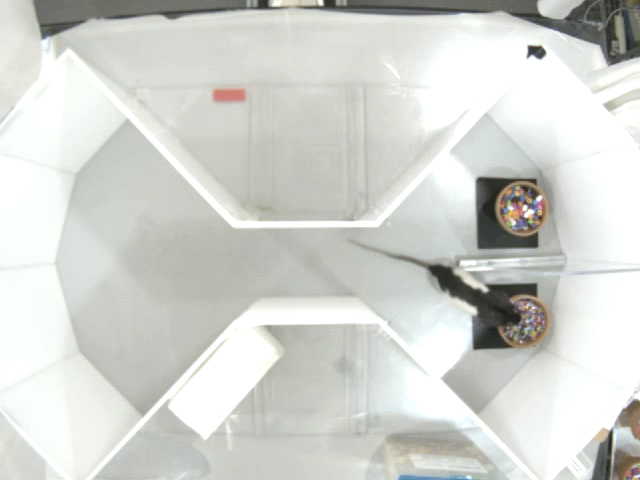
%> input picture DifferenceImgs/image_0033.jpg, 640 x 480 px; its folder holds 4 pictures in this run
$ octave main.m   (GNU Octave 9; MATLAB toolbox functions it lacks are replaced by stand-ins)
%> lines starting %> are read from the running program, lines starting %| are printed output that depends on the picture; in (x1, y1, x2, y2) boxes, pixels count from 0 and x2, y2 are one past the last pixel; in counts of white or black regions, pixels touching at a corner belong together; the program's own positions count from 1
### differenceTracker.m
%Written/debugged by John when locating Rats by neural net was made
%impossible by Oscar limitations
%~3 hours

%%paired w frame_compare
%will take an input of a file path full of image files in sequence
%returns a table of xy values for each file
function [outputTable]= differenceTracker(path,checkInterval)
%> called with path = 'DifferenceImgs', checkInterval = 2

%path= 'C:\Users\jmara\OneDrive\Desktop\Rat video series\DifferenceTrain'
%%%%path='/Users/johnmaragakis/Documents/GitHub/Rat_Recognition/DifferenceImgs';

    %makes a list of all files in the input directory
    loc= path;
    files= dir(loc);
    list= {files.name};

    %pulls in first image and initializes output lists
    img1= imread(fullfile(loc,list{1,3}));
%> img1 is the input picture: size 480x640x3 uint8; mean R, G, B 210.4, 212.6, 207.5
    imgList=[]; %maybe change to zeros() to preallocate later on
    xlist=[];
    ylist=[];

    %initializes first position to center of screen
    x_last=320;
    y_last=240;

    figure;

    %iterates through all files in the directory folder
    for i= 3:checkInterval:size(list,2)-1
    %for i= 3:14

    %     img1=imread(fullfile(path,"image_0001.jpg"));
    %     img2=imread(fullfile(path,"image_0002.jpg"));

        %loads 2 adjacent images
            img1=imread(fullfile(path,list{1,i}));
            img2=imread(fullfile(path,list{1,i+1}));
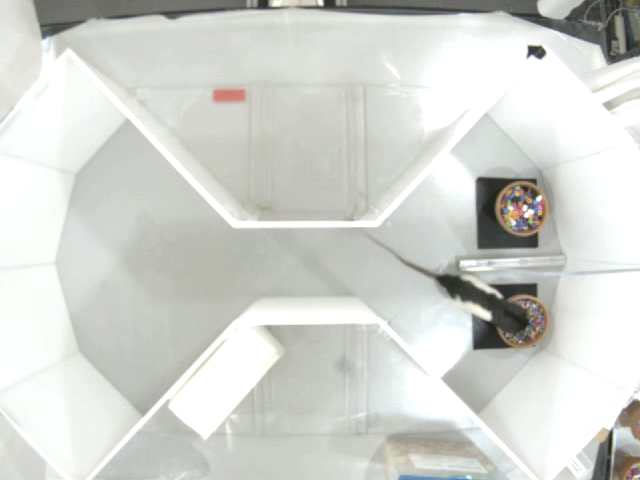
%> input picture DifferenceImgs/image_0073.jpg, 640 x 480 px
%> img2 is the input picture: size 480x640x3 uint8; mean R, G, B 210.7, 212.9, 207.9
    % For testing 2 frame compare methods
    % compare is weighted by amount of change, compare_test is not weighted
    %         [p r q]= frame_compare(img1,img2);
    %         [x y z]= frame_compare_test(img1,img2);
    %
    %         figure
    %         subplot(1,2,1)
    %         imshow(q);
    %         subplot(1,2,2)
    %         imshow(z);
    %

        %runs the frame compare function
        %outputs new xpos, ypos, and the marked image
            [x y z]=frame_compare(img1,img2);
%> in frame_compare, `c= a-b;`:
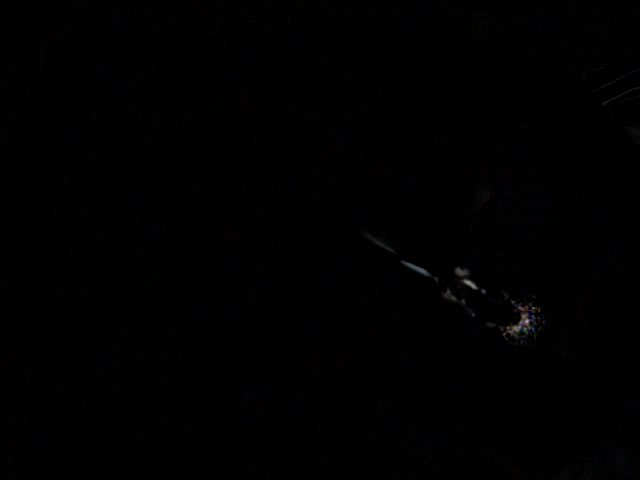
%> c: size 480x640x3 uint8; mean R, G, B 0.7, 0.7, 0.8
%> after the loop in frame_compare, `for pixelx=1: size(difArray,2)`: weightTot = 136466; xavg = 66565707; yavg = 41247578
%> in frame_compare, `xavg=round(xavg/weightTot);`: xavg = 488
%> in frame_compare, `yavg=round(yavg/weightTot);`: yavg = 302
%> in frame_compare, `pos= [xavg yavg];`: pos = [488 302]
%> in frame_compare, `markedImg= insertMarker(b,pos,'plus');`: markedImg: size 480x640x3 uint8; under 0.01% of pixels changed, all inside (x1, y1, x2, y2) = (484, 298, 491, 305)
%> x = 488; y = 302

            %adds the new image to the list
            imgList=[imgList;list{1,i+1}];

            %adds new x and y pos to list and shows image
            if x~=0
                xlist= [xlist;x];
%> xlist = 488
                ylist= [ylist;y];
%> ylist = 302
                x_last=x;
%> x_last = 488
                y_last=y;
%> y_last = 302
                imshow(z,'InitialMagnification',8000);
            else %if no motion detected, x and y stay the same and are added
                temp_loc= [x_last y_last];
                imshow(insertMarker(z,temp_loc,'plus'),'InitialMagnification',8000);
                xlist=[xlist;x_last];
                ylist=[ylist;y_last];
            end


           % pause(0.0001);
    end
%> pass 2 of the loop in differenceTracker, `for i= 3:checkInterval:size(list,2)-1`:
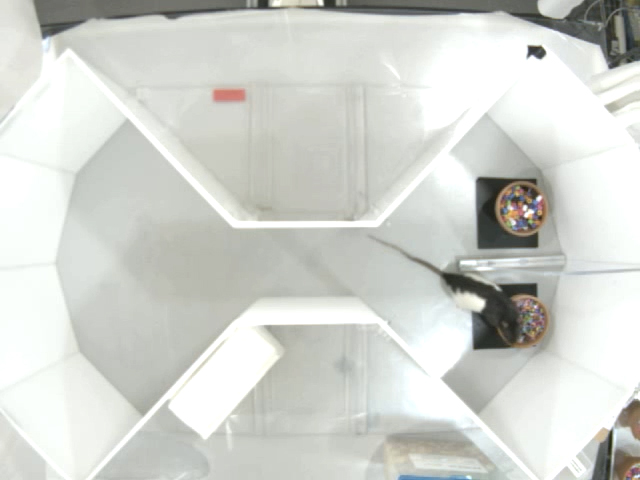
%> input picture DifferenceImgs/image_0147.jpg, 640 x 480 px
%> in differenceTracker, img1 is the input picture: size 480x640x3 uint8; mean R, G, B 209.7, 212.1, 206.8
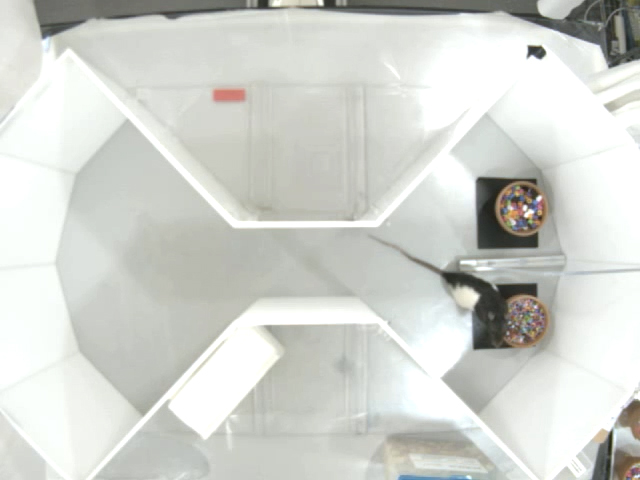
%> input picture DifferenceImgs/image_0184.jpg, 640 x 480 px
%> in differenceTracker, img2 is the input picture: size 480x640x3 uint8; mean R, G, B 209.9, 212.2, 206.9
%> in frame_compare (call 2), `c= a-b;`:
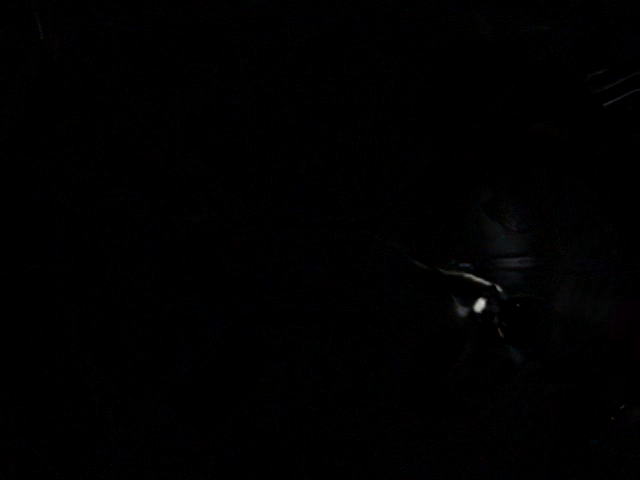
%> c: size 480x640x3 uint8; mean R, G, B 0.8, 0.8, 1
%> after the loop in frame_compare (call 2), `for pixelx=1: size(difArray,2)`: weightTot = 91800; xavg = 44164856; yavg = 26919103
%> in frame_compare (call 2), `xavg=round(xavg/weightTot);`: xavg = 481
%> in frame_compare (call 2), `yavg=round(yavg/weightTot);`: yavg = 293
%> pos = [481 293]
%> markedImg: size 480x640x3 uint8; under 0.01% of pixels changed, all inside (x1, y1, x2, y2) = (477, 289, 484, 296)
%> in differenceTracker, `[x y z]=frame_compare(img1,img2);`: x = 481; y = 293
%> xlist = [488; 481]
%> ylist = [302; 293]
%> x_last = 481
%> y_last = 293


    %%This is a test for checking a smaller box for differences once
    %%original position is found
% [20 lines of commented-out code are left out]

    outputTable= table(imgList,xlist,ylist);
%> outputTable = 2 items; xlist and ylist: 488 302, 481 293
end

### frame_compare.m
%Written by John as a function of differenceTracker (~4 hours)
%%% Paired w differenceTracker

function [xavg,yavg,markedImg] = frame_compare(frame1,frame2)
    %FRAME_COMPARE Summary of this function goes here
    %   Returns weighted center position of all movement in an image as
    %   well as the second image with a marker placed
    % If change is not enough to trigger a position: [0 0 unmarkedImg] is
    % returned

    %sets sensitivity to trigger location change
    sens_coef=1.1; %alter this only
    sensitivity= sens_coef*10000000;

    x_out=0;
    y_out=0;
    %markedImg=0;

    a=frame1;
    b=frame2;

    % [12 lines of commented-out code are left out]
    c= a-b;

%     subplot(2,2,3)
%     imshow(c);
    xavg=0;
    yavg=0;

    %creates a 2d array(difArray) that sums each pixel's differences across all 3
    %channels
    a(1,1,1);
    difArray= zeros(size(a,1),size(a,2));
    totPixelDif=0;
    numNonZpixels=0;
    for pixelx=1: size(a,2)
        for pixely=1:size(a,1)
            for pixelrgb=1:3
                chanPixelDif= c(pixely,pixelx,pixelrgb);
                totPixelDif= totPixelDif+ chanPixelDif;
            end
            if totPixelDif>100
                difArray(pixely,pixelx)=totPixelDif;
            end
            totPixelDif=0;
        end
    end

%     subplot(2,2,4)
    %imshow(difArray);

    %calculates rat location by taking the weighted average of all pixel
    %locations with differences
    weightTot=0;
    for pixelx=1: size(difArray,2)
        for pixely=1:size(difArray,1)

            xavg= xavg + (difArray(pixely,pixelx)*pixelx);
            yavg= yavg +(difArray(pixely,pixelx)*pixely);

            weightTot= weightTot + difArray(pixely,pixelx);

        end
    end

    %determines if enough difference was detected in the entire image to
    %justify a position update (determined by sensitivity)
    if xavg>sensitivity
        xavg=round(xavg/weightTot);
        yavg=round(yavg/weightTot);
        pos= [xavg yavg];
    else %returns 0 0 if change is below threshold
        xavg=0;
        yavg=0;
        pos=[xavg yavg];
    end

    %loads images with their markers
    if pos(1)>0 && pos(1)<640 && pos(2)>0 && pos(2)<480
        dot= insertMarker(difArray,pos,'plus');
        markedImg= insertMarker(b,pos,'plus');
    else
        dot= difArray;
        markedImg=b;
    end

    %imshow(dot)
    %figure
    %imshow(markedImg);

end

### distance_traveled_version2.m
%Written by Rayna
%Debugged by John ~1 hour
function [total_distance] = distance_traveled_version2(table_x, start, finish, outputPlot)
    working_table = table_x; %use output from John's movement tracker
    total_distance = 0;
    if finish > size(working_table,1)-1
        finish = size(working_table,1)-1; %makes sure that it's not trying to read off the end of the table
    end
    for i = start:finish
        x1 = working_table{i,2}; %taking the value from the xlist column of the table
        y1 = working_table{i,3}; %taking the value from the ylist column of the table
        x2 = working_table{(i+1),2};
        y2 = working_table{(i+1),3};

        distance = sqrt((x2 - x1)^2 + (y2 - y1)^2);
        total_distance = total_distance + distance;

    end
     x = working_table{:,2};
     y = working_table{:,3};
     if outputPlot==true
         figure
         plot(x,y) %plot of where the rat was over the course of the frames
     end
    total_distance; %displays the total distance the rat moved over the course of the frames you selected
end

### freezing.m

%Written by Maya
%Debugged by John ~1 hour

function freeze_plot = freezing(table)

%%takes a table of rat position data and outputs a plot with the amount
%%of freezing in each minute of the video

%diff of frames to check distance
frame_diff = 5;
%array to represent all time points with freezing t/f
freezing_times = zeros(1, height(table));
%threshold of distance to count as freezing t/f
threshold = 10;

length = height(table);

%loop through entire table every frame diff
for ii = 1:frame_diff:length-1
    %if above threshold, set that point in time array to true
    if distance_traveled_version2(table, ii, ii +frame_diff,false) > threshold
        freezing_times(((ii-1)/frame_diff) + ii) = 1;
    end
end

%cutoff for a minute in time array
times_per_min = round(180 / frame_diff);

min_sums = [];

for ii = 1:times_per_min:size(freezing_times,2)-1
    if ii + times_per_min < size(freezing_times,2)-1
        min_sums = [min_sums sum(freezing_times(ii:(times_per_min + ii)))];
    else
        min_sums= [min_sums sum(freezing_times(ii:end))];
    end
end

freeze_plot = figure;

x_axis = 1:size(min_sums,2);
y_axis = min_sums;
plot(x_axis, y_axis);
xlabel('minutes');
ylabel('freezing duration');
title('Amount of time freezing');

### trackOverlay.m
%Written by John ~1 hours
%takes the output data table from differenceTracker and produces a video
%with the rat location history overlayed on the images

function [] = trackOverlay(inputTable)
    pathStart='/Users/johnmaragakis/Documents/GitHub/Rat_Recognition/DifferenceImgs/';

    working=inputTable;
    figure
%     a= importdata(strcat(pathStart,working{1,1}));
%     a=insertShape(a,'Line',[working{1,2} working{1,3} working{1+1,2} working{1+1,3}]);
%     imshow(a);

    linepos= zeros(size(working,1),4);
    for l= 1:size(working,1)-1
        linepos(l,1)=working{l,2};
        linepos(l,2)=working{l,3};
        linepos(l,3)=working{l+1,2};
        linepos(l,4)=working{l+1,3};
    end

    for i=1:size(working,1)-1
        a= importdata(strcat(pathStart,working{i,1}));
        a=insertShape(a,'Line',linepos(1:i,:));
        imshow(a,'InitialMagnification',8000);
        %pause(0.25);
    end

end

### main.m
%%MAIN FXN
%Runs all functionality of this repo on any image dataset loaded into the
%program
%John ~1 hour
%This unfortunately does not represent all the time that went into
%establishing a neural network for rat identification (~18 hours), because
%it could not be finished in time.
%Its functionality was replaced by a simple motion detector
%'differenceTracker'

img_folder_path= '/DifferenceImgs';

%MAC
path_to_imgfolder= [pwd img_folder_path];

%This runs the difference tracker and makes pos data,
%in the meantime, loading trackedOutput from old data is faster
posTable= differenceTracker(path_to_imgfolder,2);
%> posTable = 2 items; xlist and ylist: 488 302, 481 293
%posTable= trackedOutput;

%outputs total distance traveled by the rat marker in pixels
totDistance= distance_traveled_version2(posTable,1,10000000,true);
%> in distance_traveled_version2, `finish = size(working_table,1)-1; %makes sure that it's not trying to ..`: finish = 1
%> the loop in distance_traveled_version2, `for i = start:finish` made 1 pass
%> (x1, y1, x2, y2, distance, total_distance) on pass 1: (488, 302, 481, 293, 11.4, 11.4)
%> in distance_traveled_version2, `x = working_table{:,2};`: x = [488; 481]
%> in distance_traveled_version2, `y = working_table{:,3};`: y = [302; 293]
%> totDistance = 11.4

%outputs a graph of when the ratmarker was frozen
plot= freezing(posTable);
%> in freezing, `length = height(table);`: length = 2
%> the loop in freezing, `for ii = 1:frame_diff:length-1` made 1 pass
%> (finish in distance_traveled_version2, x in distance_traveled_version2, y in distance_traveled_version2) on pass 1: (1, [488; 481], [302; 293])
%> after the loop in freezing, `for ii = 1:frame_diff:length-1`: freezing_times = [1 0]
%> after the loop in freezing, `for ii = 1:frame_diff:length-1`:
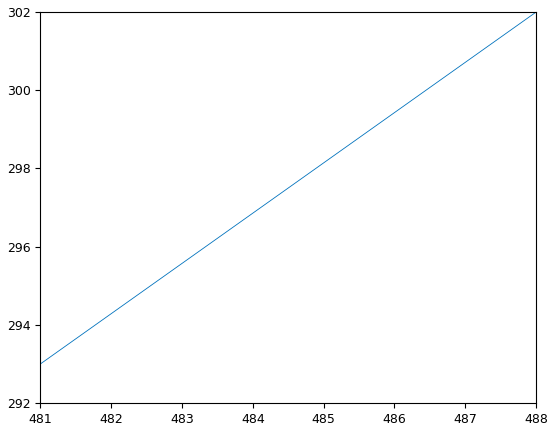
%> figure redrawn from the program's plot data
%> the loop in freezing, `for ii = 1:times_per_min:size(freezing_times,2)-1` made 1 pass
%> min_sums on pass 1: 1
%> in freezing, `x_axis = 1:size(min_sums,2);`: x_axis = 1
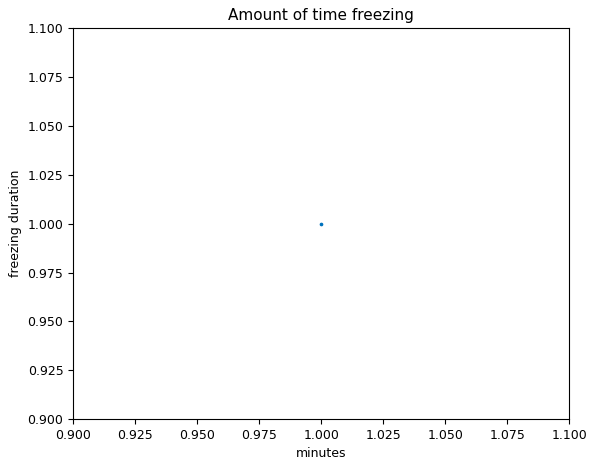
%> figure redrawn from the program's plot data
%> plot = 3

%input('press Enter to show tracking','s')

%outputs the input video annotated with the rat's path
trackOverlay(posTable);
%> in trackOverlay, `working=inputTable;`: working = 2 items; xlist and ylist: 488 302, 481 293
%> the loop in trackOverlay, `for l= 1:size(working,1)-1` made 1 pass
%> after the loop in trackOverlay, `for l= 1:size(working,1)-1`: linepos = [488 302 481 293; 0 0 0 0]
%> in trackOverlay, `a=insertShape(a,'Line',linepos(1:i,:));`: a: size 480x640x3 uint8; under 0.01% of pixels changed, all inside (x1, y1, x2, y2) = (480, 292, 488, 302)
